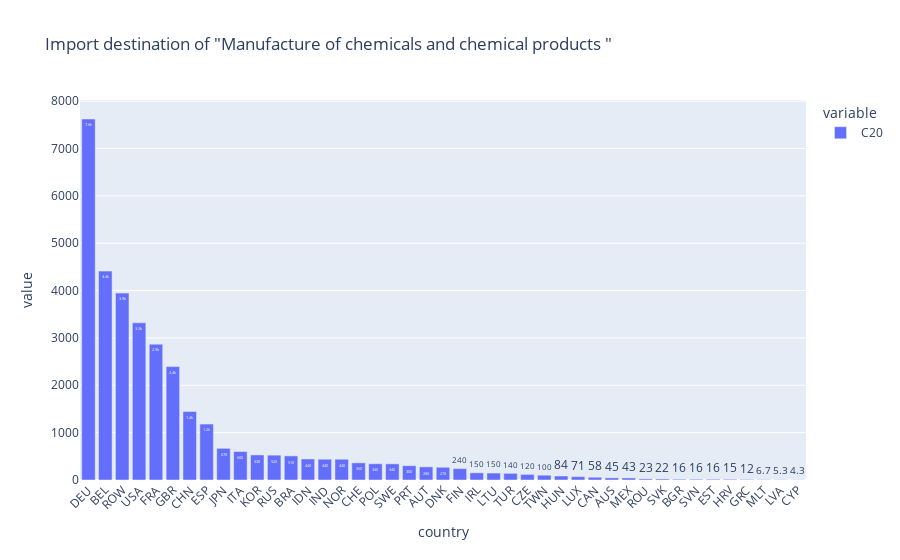

The notebook cell saved with this chart:
### Code cell
fig3 = px.bar(a['C20'].sort_values(ascending=False),text_auto='.2s',
title='Import destination of "Manufacture of chemicals and chemical products "')
fig3.update_traces(textfont_size=12, textangle=0, cliponaxis=False)
fig3.update_layout(xaxis_tickangle=-45)
fig3.show()

### Figure 1 — Plotly figure (JSON) as saved in the notebook; plotly's stock layout.template omitted (floating-point values rounded to 4 significant figures)
{"data": [{"alignmentgroup": "True", "cliponaxis": false, "hovertemplate": "variable=C20<br>country=%{x}<br>value=%{y}<extra></extra>", "legendgroup": "C20", "marker": {"color": "#636efa", "pattern": {"shape": ""}}, "name": "C20", "offsetgroup": "C20", "orientation": "v", "showlegend": true, "textangle": 0, "textfont": {"size": 12}, "textposition": "auto", "texttemplate": "%{y:.2s}", "type": "bar", "x": ["DEU", "BEL", "ROW", "USA", "FRA", "GBR", "CHN", "ESP", "JPN", "ITA", "KOR", "RUS", "BRA", "IDN", "IND", "NOR", "CHE", "POL", "SWE", "PRT", "AUT", "DNK", "FIN", "IRL", "LTU", "TUR", "CZE", "TWN", "HUN", "LUX", "CAN", "AUS", "MEX", "ROU", "SVK", "BGR", "SVN", "EST", "HRV", "GRC", "MLT", "LVA", "CYP"], "xaxis": "x", "y": [7622.0, 4411.0, 3946.0, 3318.0, 2868.0, 2394.0, 1448.0, 1182.0, 668.6, 600.7, 529.4, 524.4, 508.8, 444.2, 438.7, 438.1, 362.3, 343.0, 341.7, 302.3, 277.3, 268.7, 241.0, 151.9, 146.4, 140.8, 118.5, 101.3, 84.27, 70.85, 58.31, 45.02, 43.36, 23.37, 22.11, 16.27, 16.1, 15.75, 15.0, 11.59, 6.709, 5.307, 4.323], "yaxis": "y"}], "layout": {"barmode": "relative", "legend": {"title": {"text": "variable"}, "tracegroupgap": 0}, "title": {"text": "Import destination of \"Manufacture of chemicals and chemical products \""}, "xaxis": {"anchor": "y", "domain": [0, 1], "tickangle": -45, "title": {"text": "country"}}, "yaxis": {"anchor": "x", "domain": [0, 1], "title": {"text": "value"}}}}
